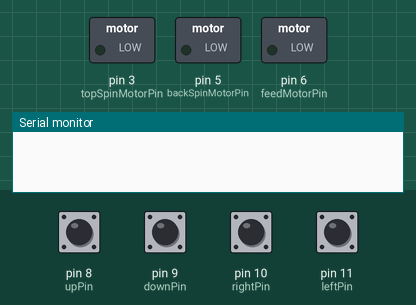
A sketch run on a simulated Arduino Uno, built with avr-gcc and run on an emulated ATmega328P. Shown: switched loads named in the sketch (green lamp = pin HIGH), the last lines printed to the serial monitor. Inputs (shaded band) come from the test bench; at power-on: pin 8 (upPin), pin 9 (downPin), pin 10 (rightPin), pin 11 (leftPin) LOW.

Above: at 1.2 s.
1.3 s: pin 8 (upPin) pulled HIGH for 1 s
At 3.6 s:
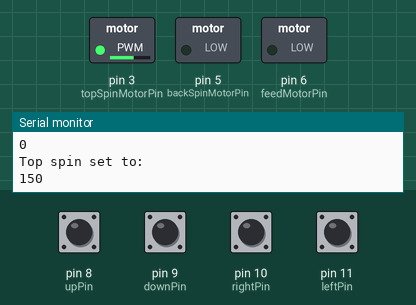
4.3 s: pin 9 (downPin) pulled HIGH for 0.15 s
At 5.2 s:
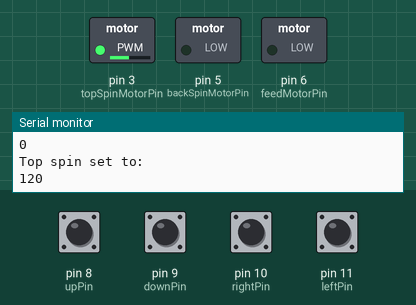
7.4 s: pin 8 (upPin) pulled HIGH for 1 s
At 9.4 s:
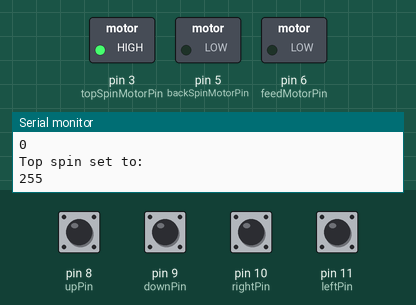
10.4 s: pin 10 (rightPin) pulled HIGH for 0.15 s
13.5 s: pin 9 (downPin) pulled HIGH for 1 s
17.5 s: pin 8 (upPin) driven HIGH and pin 10 (rightPin) driven HIGH
At 23.5 s:
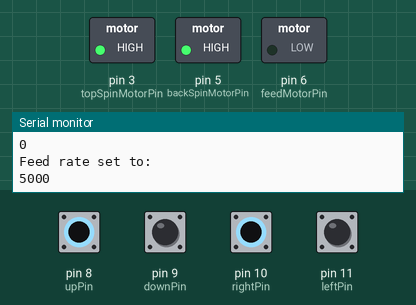
Timing chart, 0 to 23.8 s (numbered marks = the images above; inputs shaded):
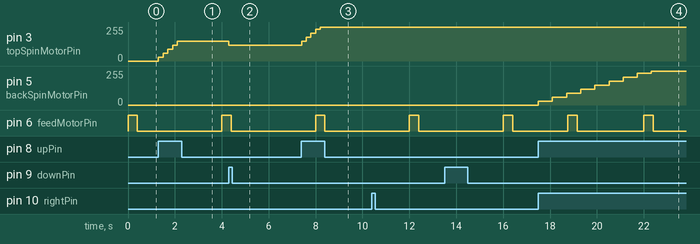

The sketch:

MongaLauncer8.17.19.ino
```cpp
//Delcare pins
#define topSpinMotorPin 3
#define backSpinMotorPin 5
#define feedMotorPin 6
//These pins corrospond to up, down, left, and right buttons on RC controller
#define upPin 8
#define downPin 9
#define leftPin 11
#define rightPin 10
//Declare other global variables
#define startingSpeed 0
#define debounceTime 200
#define motorSpeedIncrement 30
#define periodChangeIncrement 250
#define oneBallPassTime 400
#define feedOnMotorSpeed 255
int lastSpeedChange;
int lastModeChange;
int topSpinMotorSpeed;
int backSpinMotorSpeed;
int lastFeedStart;
int feedMotorSpeed;
int feedPeriod;
int newFeedPeriod;
int currentControlMode;
int controlModes;

void setup() {
  //Initialize serial communicaiton
  Serial.begin(9600);
  //Set pinModes
  pinMode(topSpinMotorPin, OUTPUT);
  pinMode(backSpinMotorPin, OUTPUT);
  pinMode(upPin, INPUT);
  pinMode(downPin, INPUT);
  pinMode(leftPin, INPUT);
  pinMode(rightPin, INPUT);
  //Set inital values to LOW
  digitalWrite(topSpinMotorPin, LOW);
  digitalWrite(backSpinMotorPin, LOW);
  digitalWrite(feedMotorPin, LOW);
  //Set starting speeds for flywheel motors
  topSpinMotorSpeed = backSpinMotorSpeed = feedMotorSpeed = startingSpeed;
  lastFeedStart = 0;
  feedPeriod = 4000;
  newFeedPeriod = feedPeriod;
  //Set debouncing times
  lastSpeedChange = lastModeChange = 0;
  //Control modes: 0 - Adjust top spin 1 - Adjust back spin 2 - Adjust feed rate
  currentControlMode = 0;
  controlModes = 3;
}

void loop() {
  //Old xbox input code
  //while(Serial.available() > 0) {
  //int data = Serial.read();
  //Serial.println(data, DEC);
  //analogWrite(topSpinMotorPin, data);  }
  //Set flywheel motor values
  analogWrite(topSpinMotorPin, topSpinMotorSpeed);
  analogWrite(backSpinMotorPin, backSpinMotorSpeed);
  analogWrite(feedMotorPin, feedMotorSpeed);
  int cur = millis();
  processRCControl(cur, digitalRead(upPin), digitalRead(downPin), digitalRead(leftPin), digitalRead(rightPin));
  setFeedMotor(cur);
}

bool validateDebounce(int lastTime, int curTime) {
  return curTime - lastTime > debounceTime;
}

bool validateMotorChange(int speedVal, int change) {
  int newVal = speedVal + change;
  return constrain(newVal, 0, 255);
}

void processRCControl(int cur, int upVal, int downVal, int leftVal, int rightVal){
 //Process input for left/right buttons
 if((leftVal == HIGH || rightVal == HIGH) && validateDebounce(lastModeChange, cur)) {
    lastModeChange = cur;
    Serial.println("Changing Mode");
    int modeChange = leftVal - rightVal;
    //Allows cycling of control modes using modular arithmetic, with fix for C's handling of mod with negative numbers
    currentControlMode = (currentControlMode + modeChange + controlModes) % controlModes;
 }
 //Process input for up/down buttons
  if ((upVal == HIGH || downVal == HIGH) && validateDebounce(lastSpeedChange, cur)){
    Serial.println(upVal);
    Serial.println(downVal);
    Serial.println(rightVal);
    Serial.println(leftVal);
   lastSpeedChange = cur;
   int speedChange = (upVal - downVal) * motorSpeedIncrement;
   int periodChange = (upVal - downVal) * periodChangeIncrement;
   switch (currentControlMode) {
    case 0:
      //Change top spin speed
        topSpinMotorSpeed = constrain(topSpinMotorSpeed + speedChange, 0, 255);
        Serial.println("Top spin set to:");
        Serial.println(topSpinMotorSpeed);
      break;
    case 1:
      //Change back spin speed
        backSpinMotorSpeed = constrain(backSpinMotorSpeed + speedChange, 0, 255);
        Serial.println("Back spin set to:");
        Serial.println(backSpinMotorSpeed);
      break;
    case 2:
      //TODO: Change feed rate
        newFeedPeriod = constrain(newFeedPeriod + periodChange, oneBallPassTime, 5000);
        Serial.println("Feed rate set to:");
        Serial.println(newFeedPeriod);
      break;
   default:
   break;
   }
 }
}

void setFeedMotor(int cur) {
  if (cur < oneBallPassTime + lastFeedStart) {
    feedMotorSpeed =  feedOnMotorSpeed;
  }
  else if (cur < feedPeriod + lastFeedStart){
    feedMotorSpeed = 0;
  }
  else {
    lastFeedStart = cur;
    feedPeriod = newFeedPeriod;
  }
}
```

Measured:
- after the input at 1.3 s, pin 3 (topSpinMotorPin): moves from 0/255 to 150/255 over 0.80 s, starting at once
- after the input at 4.3 s, pin 3 (topSpinMotorPin): 150/255 → 120/255 at once
- after the input at 7.4 s, pin 3 (topSpinMotorPin): moves from 120/255 to 255/255 over 0.80 s, starting at once
- after the input at 17.5 s, pin 5 (backSpinMotorPin): moves from 0/255 to 255/255 over 4.8 s, starting at once
- by itself, pin 6 (feedMotorPin): alternates HIGH for 0.40 s and LOW for 2.8 s
